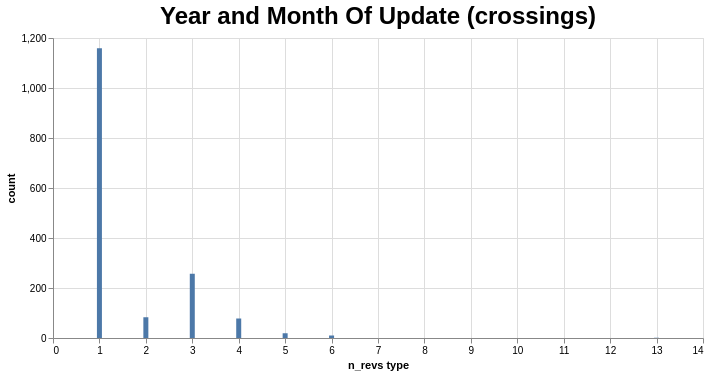

Here is the Vega-Lite specification saved for this chart:
### Vega-Lite specification from a JSON file in a GitHub repository (floating-point values rounded to 4 significant figures)
{"config": {"view": {"continuousWidth": 300, "continuousHeight": 300}, "title": {"fontSize": 24}}, "data": {"values": [{"n_revs type": 1, "count": 1159, "percent": "72.12%"}, {"n_revs type": 3, "count": 257, "percent": "15.99%"}, {"n_revs type": 2, "count": 83, "percent": "5.16%"}, {"n_revs type": 4, "count": 78, "percent": "4.85%"}, {"n_revs type": 5, "count": 19, "percent": "1.18%"}, {"n_revs type": 6, "count": 10, "percent": "0.62%"}, {"n_revs type": 13, "count": 1, "percent": "0.06%"}]}, "mark": {"type": "bar"}, "encoding": {"tooltip": [{"field": "percent", "type": "nominal"}], "x": {"field": "n_revs type", "sort": "-x", "type": "quantitative"}, "y": {"field": "count", "type": "quantitative"}}, "height": 300, "params": [{"name": "param_13", "select": {"type": "interval", "encodings": ["x", "y"]}, "bind": "scales"}], "title": "Year and Month Of Update (crossings)", "width": 650, "$schema": "https://vega.github.io/schema/vega-lite/v5.json", "datasets": {"data-7e72eb48227b5ebb59fdc3606713f009": [{"n_revs type": 1, "count": 1159, "percent": "72.12%"}, {"n_revs type": 3, "count": 257, "percent": "15.99%"}, {"n_revs type": 2, "count": 83, "percent": "5.16%"}, {"n_revs type": 4, "count": 78, "percent": "4.85%"}, {"n_revs type": 5, "count": 19, "percent": "1.18%"}, {"n_revs type": 6, "count": 10, "percent": "0.62%"}, {"n_revs type": 13, "count": 1, "percent": "0.06%"}]}}
